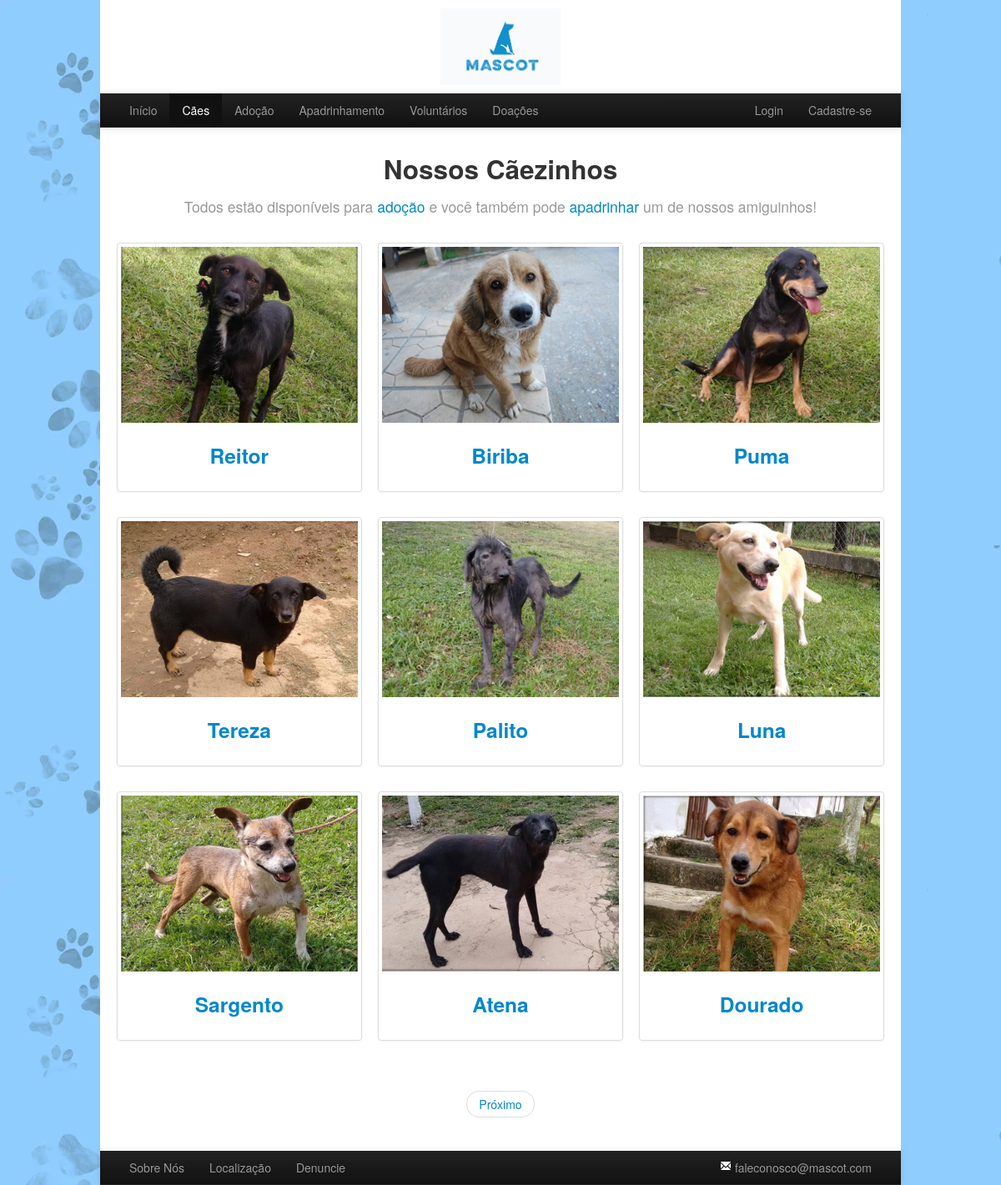
Page /paginas/lista_caes.php on the committed database.
### tables this page shows
CREATE TABLE `t_cao` (
  `id_cao` int(11) NOT NULL,
  `nome` varchar(50) NOT NULL,
  `genero` varchar(10) DEFAULT NULL,
  `idade` int(2) DEFAULT NULL,
  `porte` varchar(10) DEFAULT NULL,
  `status_disponivel` bit(1) DEFAULT b'1',
  `src_imagem` varchar(255) DEFAULT NULL
);

### php_default/controle_login.php (called while the page is built, shortened)
<?php
function verificaLogin() {
    return false;
}

### php_default/registro_caes.php (called while the page is built, shortened)
<?php
include ('conexao_bd.php');
$queryCaes = "select * from t_cao";
$resultCaes = mysqli_query($link, $queryCaes);
$num_caes_disponiveis = 0;
while ($row = mysqli_fetch_assoc($resultCaes)) {
    $id = $row['id_cao'];
    $nome = $row['nome'];
    $genero = $row['genero'];
    $idade = $row['idade'];
    $porte = $row['porte'];
    $status_disponivel = (bool)$row['status_disponivel'];
    $src_imagem = $row['src_imagem'];
    $cao[$id]["id_cao"] = $id;
    $cao[$id]["nome"] = $nome;
    $cao[$id]["genero"] = $genero;
    $cao[$id]["idade"] = $idade;
    $cao[$id]["porte"] = $porte;
    $cao[$id]["status_disponivel"] = $status_disponivel;
    $cao[$id]["src_imagem"] = $src_imagem;
}
function getId_cao($id) {
    global $cao;
    return $cao[$id]["id_cao"];
}
function getNome_cao($id) {
    global $cao;
    return $cao[$id]["nome"];
}
function getSrc_imagem_cao($id) {
    global $cao;
    return $cao[$id]["src_imagem"];
}

### paginas/lista_caes.php (the view, shortened to what this page needs)
<?php include '../php_default/controle_login.php'; ?>
<!DOCTYPE html>
<html>
    <head>
        <link href="../ferramentas_externas/bootstrap/css/bootstrap.css" rel="stylesheet" media="screen">
        <link rel="stylesheet" type="text/css" href="../css/layout_default.css" />
        <?php include('../php_default/registro_caes.php'); ?>
    </head>
    <body>
        <div class="container mycontainer">
            <header>
                <?php
                $linkLogo = "../img/logo_test.png";
                $linkInicio = "../index.php";
                $linkCaes = "lista_caes.php";
                $linkAdocao = "adocao.php";
                $linkApadrinhamento = "apadrinhamento.php";
                $linkDoacoes = "doacoes.php";
                $linkVoluntarios = "voluntarios.php";
                $linkLogin = "login_usuario.php";
                $linkCadastro = "cadastro_usuario.php";
                include('../php_default/header_e_footer/header.php');
                ?>
            </header>
            <article>
                <div class="cabecalho center">
                    <h2>Nossos Cãezinhos<br/><small>Todos estão disponíveis para <a href="adocao.php">adoção</a> e você também pode <a href="apadrinhamento.php">apadrinhar</a> um de nossos amiguinhos!</small></h2>
                </div>
                <div>
                    <?php
                    if($num_caes_disponiveis === 0){
                        echo "<h1 class='center'>FOI MAL!<br/><small>Estamos sem cães no momento...</small></h1>";
                    }
                    else{
                        if (isset($_GET['pag'])){
                            $num_pagina = $_GET['pag'];
                        }
                        else{
                            $num_pagina = 1;
                        }
                        $num = 1;
                        for($num_itens = 0; ($num_itens < (($num_pagina-1)*9)) && ($num_itens < $num_caes_disponiveis); $num++){
                            if(isset($cao[$num])){
                                if($cao[$num]["status_disponivel"] === TRUE){
                                    $num_itens++;
                                }
                            }
                        }
                        echo "
                            <div class='row-fluid'>
                                <ul class='thumbnails'>";
                        for($num_itens_pag = 0; ($num_itens < $num_caes_disponiveis) && ($num_itens_pag < 9); $num++){
                            if(isset($cao[$num])){
                                if($cao[$num]["status_disponivel"] === TRUE){
                                    echo "
                                        <li class='span4'>
                                            <a href='ficha_cao.php?id=".getId_cao($num)."'>
                                                <div class='thumbnail mythumbnail'>
                                                    <img src='../".getSrc_imagem_cao($num)."' class='imgCao' alt='".getNome_cao($num)."' title='".getNome_cao($num)."'>
                                                    <div class='caption'>
                                                        <h3 class='center'>".getNome_cao($num)."</h3>
                                                    </div>
                                                </div>
                                            </a>
                                        </li>";
                                    $num_itens_pag++;
                                    $num_itens++;
                                    if($num_itens_pag % 3 === 0){
                                        echo "</ul><ul class='thumbnails'>";
                                    }
                                }
                            }
                        }
                        echo "</ul></div>";
                    }
                    ?>
                    <ul class="pager">
                        <?php
                        if($num_caes_disponiveis > 0){
                            if (($num_pagina*9) < $num_caes_disponiveis)
                            {
                                echo "<li><a href='lista_caes.php?pag=" . ($num_pagina+1) . "'>Próximo</a></li>";
                            }
                        }
                        ?>
                    </ul>
                </div>
            </article>
            <footer>
                <?php
                $linkSobre = "sobre_nos.php";
                $linkLocalizacao = "localizacao.php";
                $linkDenuncie = "denuncie.php";
                include('../php_default/header_e_footer/footer.php');
                ?>
            </footer>
        </div>
    </body>
</html>

### php_default/header_e_footer/header.php
<?php
function active($link) {
    $link_completo = explode("/", $_SERVER['PHP_SELF']);
    $linkAtual = end($link_completo);
    if ($linkAtual == $link) {
        echo "class='active'";
    }
}
?>
<p><a href="<?php echo $linkInicio; ?>"><img id="logoPrincipal" alt="Logo-ONG" src="<?php echo $linkLogo; ?>"></a></p>
<div class="navbar navbar-inverse navbar-static-top">
    <div class="navbar-inner">
        <ul class="nav">
            <li <?php active($linkInicio) ?>><a href="<?php echo $linkInicio; ?>">Início</a></li>
            <li <?php active($linkCaes) ?>><a href="<?php echo $linkCaes; ?>">Cães</a></li>
            <li <?php active($linkAdocao) ?>><a href="<?php echo $linkAdocao; ?>">Adoção</a></li>
            <li <?php active($linkApadrinhamento) ?>><a href="<?php echo $linkApadrinhamento; ?>">Apadrinhamento</a></li>
            <li <?php active($linkVoluntarios) ?>><a href="<?php echo $linkVoluntarios; ?>">Voluntários</a></li>
            <li <?php active($linkDoacoes) ?>><a href="<?php echo $linkDoacoes; ?>">Doações</a></li>
        </ul>
        <ul class="nav pull-right">
            <?php
            if (verificaLogin()) {
                if (getNivel_usuario() == 0) {
                    include ('header_usuarios/comum_adotante.php');
                }
                else if(getNivel_usuario() == 1){
                     include ('header_usuarios/padrinho.php');
                }
                else if(getNivel_usuario() == 2){
                     include ('header_usuarios/voluntario.php');
                }
                else if(getNivel_usuario() >= 3){
                     include ('header_usuarios/admin.php');
                }
            } else {
                include ('header_usuarios/anonimo.php');
            }
            ?>
        </ul>
    </div>
</div>

### php_default/header_e_footer/header_usuarios/anonimo.php
<li <?php active($linkLogin) ?>><a href="<?php echo $linkLogin; ?>">Login</a></li>
<li <?php active($linkCadastro) ?>><a href="<?php echo $linkCadastro; ?>">Cadastre-se</a></li>

### php_default/header_e_footer/footer.php
<div class="navbar navbar-inverse navbar-static-top">
    <div class="navbar-inner">
        <ul class="nav">
            <li <?php active($linkSobre) ?>><a href="<?php echo $linkSobre; ?>">Sobre Nós</a></li>
            <li <?php active($linkLocalizacao) ?>><a href="<?php echo $linkLocalizacao; ?>">Localização</a></li>
            <li <?php active($linkDenuncie) ?>><a href="<?php echo $linkDenuncie; ?>">Denuncie</a></li>
        </ul>
        <ul class="nav pull-right">
            <li><a href="mailto:faleconosco@mascot.com"><i class="icon-envelope icon-white"></i> faleconosco@mascot.com</a></li>
        </ul>
    </div>
</div>

### css/layout_default.css (style rules this page uses)
body { background-image: url("../img/background-22.png"); }
.mycontainer { background-color: white; width: 960px; }
article { padding: 20px 20px; }
.cabecalho { display: block; margin-bottom: 3%; }
#logoPrincipal { width: 15%; display: block; margin: auto; margin-top: 1%; }
.center { text-align: center; }
.mythumbnail h3 { color: #0088cc; }
.imgCao { width: 284px; height: 211px; }

### rows in the picture
t_cao: src_imagem (picture), nome "Reitor"
t_cao: src_imagem (picture), nome "Biriba"
t_cao: src_imagem (picture), nome "Puma"
t_cao: src_imagem (picture), nome "Tereza"
t_cao: src_imagem (picture), nome "Palito"
t_cao: src_imagem (picture), nome "Luna"
t_cao: src_imagem (picture), nome "Sargento"
t_cao: src_imagem (picture), nome "Atena"
t_cao: src_imagem (picture), nome "Dourado"
